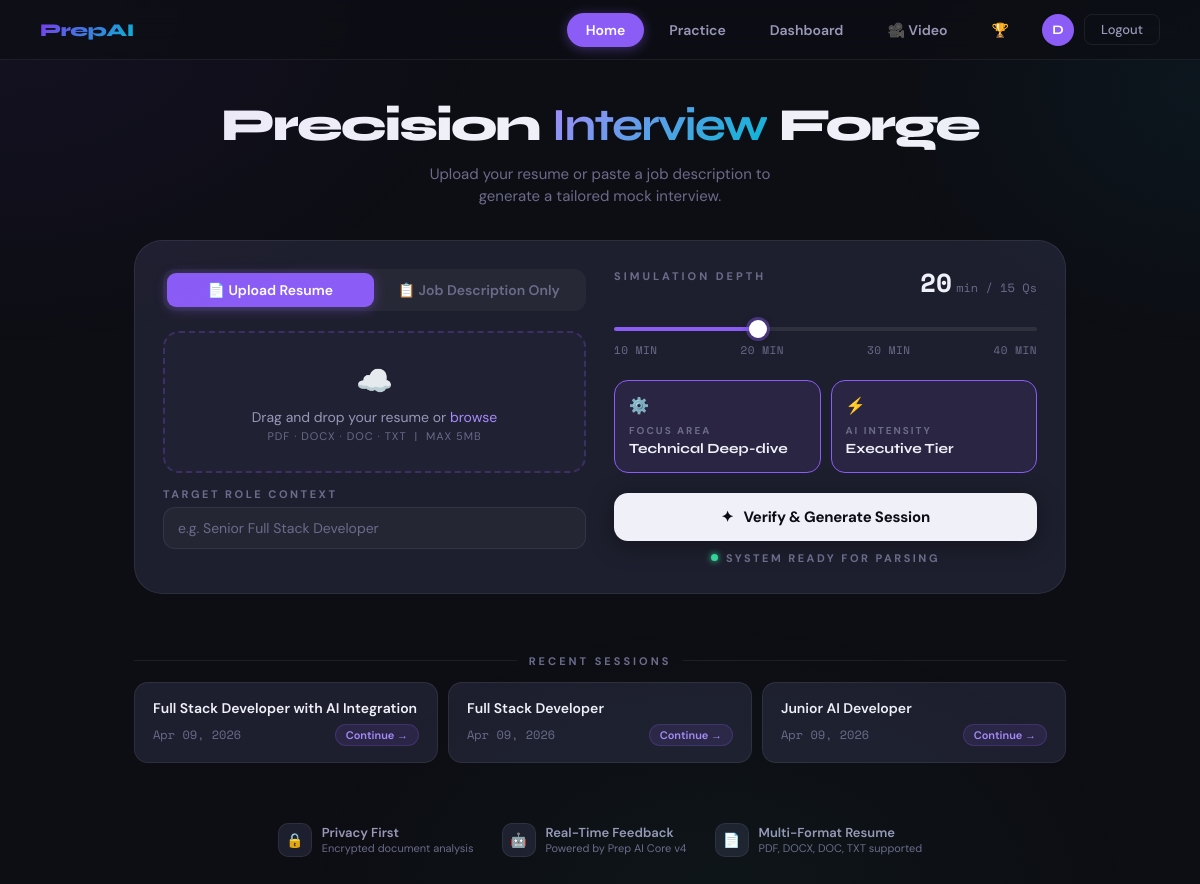
Screenshot of /home/ (signed in) with the database file from the repository.
### interviews/models.py (models this page shows, shortened)
class JDSession(models.Model):
    user = models.ForeignKey(User, on_delete=models.CASCADE, related_name='sessions', null=True, blank=True)
    jd_text = models.TextField()
    detected_role = models.CharField(max_length=200, blank=True)
    detected_skills = models.TextField(blank=True)
    resume_text = models.TextField(blank=True)
    share_token = models.CharField(max_length=64, blank=True, null=True, unique=True)
    created_at = models.DateTimeField(auto_now_add=True)

### interviews/views.py (the view)
# urls.py: path('home/', views.home, name='home'),
@login_required
def home(request):
    recent_sessions = JDSession.objects.filter(user=request.user).order_by('-created_at')[:3]
    return render(request, 'home.html', {'recent_sessions': recent_sessions})

### templates/home.html (shortened to what this page needs)
{% extends 'base.html' %}
{% block body %}
<nav class="app-nav">
  <a href="{% url 'landing' %}" class="logo">PrepAI</a>
  <div class="nav-right">
    <a href="{% url 'home' %}" class="nav-link active">Home</a>
    <a href="{% url 'practice' %}" class="nav-link">Practice</a>
    <a href="{% url 'dashboard' %}" class="nav-link">Dashboard</a>
    <a href="{% url 'video_setup' %}" class="nav-link">🎥 Video</a>
    <a href="{% url 'leaderboard' %}" class="nav-link">🏆</a>
    <div class="nav-avatar">{{ request.user.username|first|upper }}</div>
    <a href="{% url 'logout' %}" class="btn-logout">Logout</a>
  </div>
</nav>
<div class="hero-header">
  <div class="hero-title">Precision <em>Interview</em> Forge</div>
  <div class="hero-sub">Upload your resume or paste a job description to generate a tailored mock interview.</div>
</div>
<div class="forge-wrap">
  <form method="POST" action="{% url 'analyze_jd' %}" id="jdForm" enctype="multipart/form-data">
    <div class="forge-panel">
      <div class="forge-left">
        <div class="tab-row">
          <button type="button" class="tab-btn active" id="tabResume" onclick="switchTab('resume')">📄 Upload Resume</button>
          <button type="button" class="tab-btn" id="tabJD" onclick="switchTab('jd')">📋 Job Description Only</button>
        </div>
        <div class="upload-panel" id="uploadPanel" style="display:block;">
          <label class="upload-zone" id="resumeDropZone" for="resumeInput">
            <span class="upload-icon">☁️</span>
            <div class="upload-text">Drag and drop your resume or <a>browse</a></div>
            <div class="upload-sub">PDF · DOCX · DOC · TXT &nbsp;|&nbsp; Max 5MB</div>
          </label>
        </div>
        <div class="role-field-wrap">
          <div class="field-label">Target Role Context</div>
          <input type="text" name="target_role" id="targetRole" class="role-input"
            placeholder="e.g. Senior Full Stack Developer">
        </div>
      </div>
      <div class="forge-right">
        <div class="sim-header">
          <div class="sim-label">Simulation Depth</div>
          <div class="sim-time">
            <span class="sim-time-value" id="simTimeDisplay">20</span>
            <span class="sim-time-unit"> min / <span id="simQCount">15</span> Qs</span>
          </div>
        </div>
        <div class="slider-wrap">
          <input type="range" class="depth-slider" id="depthSlider" min="10" max="40" step="10" value="20">
          <div class="slider-ticks">
            <span class="slider-tick">10 MIN</span>
            <span class="slider-tick">20 MIN</span>
            <span class="slider-tick">30 MIN</span>
            <span class="slider-tick">40 MIN</span>
          </div>
        </div>
        <div class="config-cards">
          <div class="config-card selected" id="cardFocus" onclick="toggleCard('cardFocus')">
            <span class="config-card-icon">⚙️</span>
            <div class="config-card-key">Focus Area</div>
            <div class="config-card-val" id="focusVal">Technical Deep-dive</div>
          </div>
          <div class="config-card selected" id="cardIntensity" onclick="cycleIntensity()">
            <span class="config-card-icon">⚡</span>
            <div class="config-card-key">AI Intensity</div>
            <div class="config-card-val" id="intensityVal">Executive Tier</div>
          </div>
        </div>
        <button type="submit" class="btn-generate" id="submitBtn">
          <span>✦</span> Verify &amp; Generate Session
        </button>
        <div class="status-row">
          <div class="status-dot"></div>
          <span class="status-text">System Ready For Parsing</span>
        </div>
      </div>
    </div>
  </form>
</div>
{% if recent_sessions %}
<div class="recent-wrap">
  <div class="recent-header">
    <div class="recent-line"></div>
    <div class="recent-label">Recent Sessions</div>
    <div class="recent-line"></div>
  </div>
  <div class="sessions-grid">
    {% for s in recent_sessions %}
    <a href="{% url 'interview' s.id %}" class="session-card">
      <div class="session-role">{{ s.detected_role|default:"Interview Session" }}</div>
      <div class="session-meta">
        <span class="session-date">{{ s.created_at|date:"M d, Y" }}</span>
        <span class="session-badge">Continue →</span>
      </div>
    </a>
    {% endfor %}
  </div>
</div>
{% endif %}
<div class="forge-badges">
  <div class="badge-item">
    <div class="badge-icon">🔒</div>
    <div><div class="badge-text">Privacy First</div><div class="badge-sub">Encrypted document analysis</div></div>
  </div>
  <div class="badge-item">
    <div class="badge-icon">🤖</div>
    <div><div class="badge-text">Real-Time Feedback</div><div class="badge-sub">Powered by Prep AI Core v4</div></div>
  </div>
  <div class="badge-item">
    <div class="badge-icon">📄</div>
    <div><div class="badge-text">Multi-Format Resume</div><div class="badge-sub">PDF, DOCX, DOC, TXT supported</div></div>
  </div>
</div>
{% endblock %}

### templates/base.html (style rules this page uses)
:root { --c1: #7c3aed; --c2: #06b6d4; --c3: #34d399; --c4: #f87171; --bg: #0a0a0f; --surface: #1a1a2e; --surface2: #23232f; --border: #2d2d44; --text: #f9fafb; --muted: #6b7280; --muted2: #9ca3af; --shadow: 0 8px 32px rgba(124,58,237,0.15); }
* { margin: 0; padding: 0; box-sizing: border-box; }
body { font-family: 'DM Sans', sans-serif; background: var(--bg); color: var(--text); min-height: 100vh; overflow-x: hidden; }
body::before { content: ''; position: fixed; inset: 0; z-index: 0; pointer-events: none; background: radial-gradient(ellipse 700px 500px at 0% 0%, rgba(124,58,237,0.07) 0%, transparent 70%), radial-gradient(ellipse 500px 400px at 100% 10%, rgba(6,182,212,0.05) 0%, transparent 65%), radial-gradient(ellipse 600px 400px at 60% 100%, rgba(52,211,153,0.04) 0%, transparent 70%); }
.app-nav { position: fixed; top: 0; left: 0; right: 0; z-index: 100; display: flex; align-items: center; justify-content: space-between; padding: 14px 40px; background: rgba(10,10,15,0.92); backdrop-filter: blur(20px); border-bottom: 1px solid var(--border); }
.logo { font-family: 'Syne', sans-serif; font-size: 22px; font-weight: 800; background: linear-gradient(135deg, #a78bfa, #06b6d4); -webkit-background-clip: text; -webkit-text-fill-color: transparent; text-decoration: none; letter-spacing: -0.5px; }
.nav-right { display: flex; align-items: center; gap: 4px; }
.nav-link { padding: 7px 16px; border-radius: 999px; color: var(--muted2); text-decoration: none; font-size: 14px; font-weight: 500; transition: all 0.2s; }
.nav-link.active { color: #a78bfa; background: rgba(124,58,237,0.14); font-weight: 600; }
.nav-avatar { width: 34px; height: 34px; border-radius: 50%; background: linear-gradient(135deg, #7c3aed, #06b6d4); display: flex; align-items: center; justify-content: center; font-family: 'Syne', sans-serif; font-size: 13px; font-weight: 800; color: #fff; margin-left: 6px; }
.btn-logout { padding: 7px 16px; border-radius: 999px; border: 1.5px solid rgba(248,113,113,0.25); color: #f87171; text-decoration: none; font-size: 13px; font-weight: 500; transition: all 0.2s; margin-left: 4px; }

### rows the page displays
JDSession: detected_role "Full Stack Developer with AI Integration", created_at "Apr 09, 2026"
JDSession: detected_role "Full Stack Developer", created_at "Apr 09, 2026"
JDSession: detected_role "Junior AI Developer", created_at "Apr 09, 2026"

### other values shown
{{ request.user.username|first|upper }} "D"
